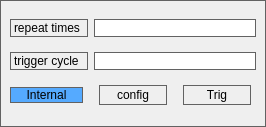
<?xml version="1.0" encoding="UTF-8"?>
<ui version="4.0">
 <class>Form</class>
 <widget class="QWidget" name="Form">
  <property name="geometry">
   <rect>
    <x>0</x>
    <y>0</y>
    <width>266</width>
    <height>127</height>
   </rect>
  </property>
  <property name="sizePolicy">
   <sizepolicy hsizetype="Expanding" vsizetype="Expanding">
    <horstretch>0</horstretch>
    <verstretch>0</verstretch>
   </sizepolicy>
  </property>
  <property name="minimumSize">
   <size>
    <width>266</width>
    <height>127</height>
   </size>
  </property>
  <property name="maximumSize">
   <size>
    <width>266</width>
    <height>127</height>
   </size>
  </property>
  <property name="windowTitle">
   <string>Form</string>
  </property>
  <layout class="QVBoxLayout" name="verticalLayout">
   <property name="spacing">
    <number>0</number>
   </property>
   <property name="leftMargin">
    <number>0</number>
   </property>
   <property name="topMargin">
    <number>0</number>
   </property>
   <property name="rightMargin">
    <number>0</number>
   </property>
   <property name="bottomMargin">
    <number>0</number>
   </property>
   <item>
    <widget class="QFrame" name="frame">
     <property name="enabled">
      <bool>true</bool>
     </property>
     <property name="sizePolicy">
      <sizepolicy hsizetype="Expanding" vsizetype="Expanding">
       <horstretch>0</horstretch>
       <verstretch>0</verstretch>
      </sizepolicy>
     </property>
     <property name="minimumSize">
      <size>
       <width>266</width>
       <height>127</height>
      </size>
     </property>
     <property name="maximumSize">
      <size>
       <width>266</width>
       <height>127</height>
      </size>
     </property>
     <property name="styleSheet">
      <string notr="true">border:0.5px solid #626262</string>
     </property>
     <property name="frameShape">
      <enum>QFrame::StyledPanel</enum>
     </property>
     <property name="frameShadow">
      <enum>QFrame::Raised</enum>
     </property>
     <layout class="QGridLayout" name="gridLayout">
      <item row="0" column="0">
       <widget class="QLabel" name="label">
        <property name="styleSheet">
         <string notr="true">font: 9pt &quot;Arial&quot;;</string>
        </property>
        <property name="text">
         <string>repeat times</string>
        </property>
       </widget>
      </item>
      <item row="0" column="1" colspan="2">
       <widget class="QLineEdit" name="repeat_times"/>
      </item>
      <item row="1" column="0">
       <widget class="QLabel" name="label_2">
        <property name="styleSheet">
         <string notr="true">font: 9pt &quot;Arial&quot;;</string>
        </property>
        <property name="text">
         <string>trigger cycle</string>
        </property>
       </widget>
      </item>
      <item row="1" column="1" colspan="2">
       <widget class="QLineEdit" name="trigger_cycle"/>
      </item>
      <item row="2" column="0">
       <widget class="QPushButton" name="internal">
        <property name="minimumSize">
         <size>
          <width>0</width>
          <height>16</height>
         </size>
        </property>
        <property name="styleSheet">
         <string notr="true">background-color: rgb(85, 170, 255);
margin-right:5px;</string>
        </property>
        <property name="text">
         <string>Internal</string>
        </property>
       </widget>
      </item>
      <item row="2" column="2">
       <widget class="QPushButton" name="trig">
        <property name="minimumSize">
         <size>
          <width>0</width>
          <height>20</height>
         </size>
        </property>
        <property name="styleSheet">
         <string notr="true">margin-left:5px;
margin-right:5px;</string>
        </property>
        <property name="text">
         <string>Trig</string>
        </property>
       </widget>
      </item>
      <item row="2" column="1">
       <widget class="QPushButton" name="config">
        <property name="minimumSize">
         <size>
          <width>0</width>
          <height>20</height>
         </size>
        </property>
        <property name="styleSheet">
         <string notr="true">margin-left:5px;
margin-right:5px;</string>
        </property>
        <property name="text">
         <string>config</string>
        </property>
       </widget>
      </item>
     </layout>
    </widget>
   </item>
  </layout>
 </widget>
 <resources/>
 <connections/>
</ui>
